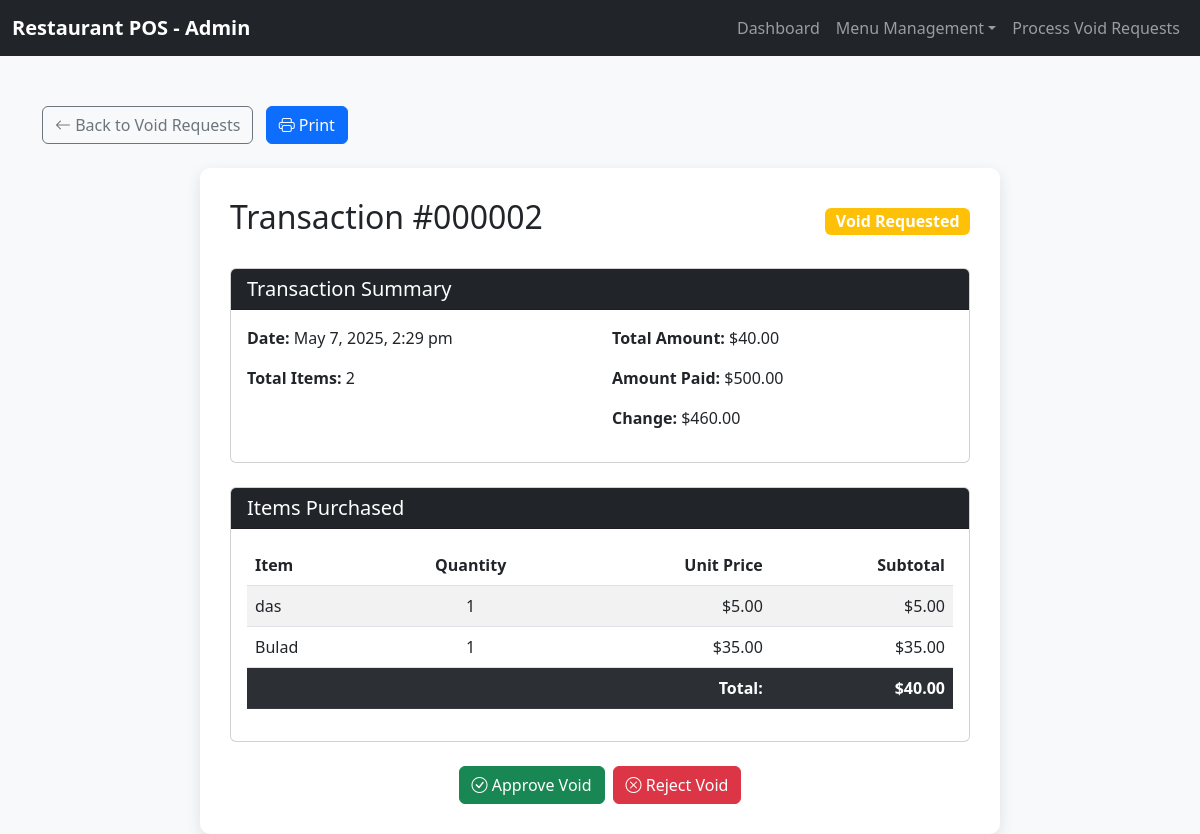
Page /admin/view-transaction-details.php?id=2 on the committed database.
### tables this page shows
CREATE TABLE `transactions` (
  `id` int(11) NOT NULL,
  `transaction_date` datetime DEFAULT current_timestamp(),
  `total_amount` decimal(10,2) NOT NULL,
  `amount_paid` decimal(10,2) NOT NULL,
  `change_amount` decimal(10,2) NOT NULL,
  `status` varchar(20) DEFAULT 'completed'
);

CREATE TABLE `transaction_items` (
  `id` int(11) NOT NULL,
  `transaction_id` int(11) NOT NULL,
  `menu_item_id` int(11) NOT NULL,
  `quantity` int(11) NOT NULL,
  `price_per_item` decimal(10,2) NOT NULL,
  `subtotal` decimal(10,2) NOT NULL
);

CREATE TABLE `menu_items` (
  `id` int(11) NOT NULL,
  `menu_name` varchar(255) NOT NULL,
  `approximate_cost` decimal(10,2) NOT NULL,
  `number_of_servings` int(11) NOT NULL,
  `price_per_serve` decimal(10,2) NOT NULL,
  `expected_sales` decimal(10,2) NOT NULL,
  `servings_sold` int(11) DEFAULT 0,
  `date_added` date NOT NULL
);

### admin/view-transaction-details.php (the view, shortened to what this page needs)
<!DOCTYPE html>
<html lang="en">
<head>
  <link rel="stylesheet" href="https://cdn.jsdelivr.net/npm/bootstrap@5.3.0/dist/css/bootstrap.min.css">
  <link rel="stylesheet" href="https://cdn.jsdelivr.net/npm/bootstrap-icons@1.11.1/font/bootstrap-icons.css">
</head>
<body>
  <nav class="navbar navbar-expand-lg navbar-dark bg-dark no-print">
    <div class="container-fluid">
      <a class="navbar-brand" href="index.php">Restaurant POS - Admin</a>
      <div class="collapse navbar-collapse" id="adminNavbar">
        <ul class="navbar-nav ms-auto">
          <li class="nav-item">
            <a class="nav-link" href="index.php">Dashboard</a>
          </li>
          <li class="nav-item dropdown">
            <a class="nav-link dropdown-toggle" href="#" role="button" data-bs-toggle="dropdown">Menu Management</a>
          </li>
          <li class="nav-item">
            <a class="nav-link" href="process-void-requests.php">Process Void Requests</a>
          </li>
        </ul>
      </div>
    </div>
  </nav>
  <div class="container">
    <?php
    include 'connection.php';
    $transaction_id = $_GET['id'];
    $sql = "SELECT * FROM transactions WHERE id = $transaction_id";
    $result = mysqli_query($conn, $sql);
    $transaction = mysqli_fetch_assoc($result);
    $sql = "SELECT ti.*, m.menu_name, m.price_per_serve, m.approximate_cost
            FROM transaction_items ti
            JOIN menu_items m ON ti.menu_item_id = m.id
            WHERE ti.transaction_id = $transaction_id";
    $items_result = mysqli_query($conn, $sql);
    $status_class = 'bg-success';
    $status_text = 'Completed';
    if ($transaction['status'] == 'void_requested') {
        $status_class = 'bg-warning';
        $status_text = 'Void Requested';
    } else if ($transaction['status'] == 'voided') {
        $status_class = 'bg-danger';
        $status_text = 'Voided';
    }
    ?>
    <div class="mb-4 no-print">
      <a href="process-void-requests.php" class="btn btn-outline-secondary">
        <i class="bi bi-arrow-left"></i> Back to Void Requests
      </a>
      <button onclick="window.print();" class="btn btn-primary ms-2">
        <i class="bi bi-printer"></i> Print
      </button>
    </div>
    <div class="receipt">
      <div class="d-flex justify-content-between align-items-center mb-4">
        <h2>Transaction #<?php echo str_pad($transaction_id, 6, '0', STR_PAD_LEFT); ?></h2>
        <span class="badge <?php echo $status_class; ?> fs-6"><?php echo $status_text; ?></span>
      </div>
      <div class="card mb-4">
        <div class="card-header bg-dark text-white">
          <h5 class="mb-0">Transaction Summary</h5>
        </div>
        <div class="card-body">
          <div class="row">
            <div class="col-md-6">
              <p><strong>Date:</strong> <?php echo date('F j, Y, g:i a', strtotime($transaction['transaction_date'])); ?></p>
              <p><strong>Total Items:</strong> <?php echo mysqli_num_rows($items_result); ?></p>
            </div>
            <div class="col-md-6">
              <p><strong>Total Amount:</strong> $<?php echo number_format($transaction['total_amount'], 2); ?></p>
              <p><strong>Amount Paid:</strong> $<?php echo number_format($transaction['amount_paid'], 2); ?></p>
              <p><strong>Change:</strong> $<?php echo number_format($transaction['change_amount'], 2); ?></p>
            </div>
          </div>
        </div>
      </div>
      <div class="card">
        <div class="card-header bg-dark text-white">
          <h5 class="mb-0">Items Purchased</h5>
        </div>
        <div class="card-body">
          <div class="table-responsive">
            <table class="table table-striped">
              <thead>
                <tr>
                  <th>Item</th>
                  <th class="text-center">Quantity</th>
                  <th class="text-end">Unit Price</th>
                  <th class="text-end">Subtotal</th>
                </tr>
              </thead>
              <tbody>
                <?php
                mysqli_data_seek($items_result, 0);
                while ($item = mysqli_fetch_assoc($items_result)):
                ?>
                  <tr>
                    <td><?php echo $item['menu_name']; ?></td>
                    <td class="text-center"><?php echo $item['quantity']; ?></td>
                    <td class="text-end">$<?php echo number_format($item['price_per_item'], 2); ?></td>
                    <td class="text-end">$<?php echo number_format($item['subtotal'], 2); ?></td>
                  </tr>
                <?php endwhile; ?>
                <tr class="table-dark">
                  <td colspan="3" class="text-end fw-bold">Total:</td>
                  <td class="text-end fw-bold">$<?php echo number_format($transaction['total_amount'], 2); ?></td>
                </tr>
              </tbody>
            </table>
          </div>
        </div>
      </div>
      <?php if ($transaction['status'] == 'void_requested'): ?>
      <div class="mt-4 d-flex justify-content-center no-print">
        <button type="button" class="btn btn-success me-2" data-bs-toggle="modal" data-bs-target="#approveModal">
          <i class="bi bi-check-circle"></i> Approve Void
        </button>
        <button type="button" class="btn btn-danger" data-bs-toggle="modal" data-bs-target="#rejectModal">
          <i class="bi bi-x-circle"></i> Reject Void
        </button>
      </div>
      <?php endif; ?>
    </div>
  </div>
</body>
</html>

### admin/view-transaction-details.php (style rules this page uses)
body { background-color: #f8f9fa; }
.nav-link { font-weight: 500; }
.navbar-brand { font-weight: bold; }
.container { margin-top: 50px; }
.receipt { max-width: 800px; margin: 0 auto; background-color: white; padding: 30px; border-radius: 10px; box-shadow: 0 5px 15px rgba(0,0,0,0.1); }

### rows in the picture
transactions: status "Void Requested", transaction_date "May 7, 2025, 2:29 pm", total_amount "40.00", amount_paid "500.00", change_amount "460.00"
transaction_items: menu_item.menu_name "das", quantity "1", price_per_item "5.00", subtotal "5.00"
transaction_items: menu_item.menu_name "Bulad", quantity "1", price_per_item "35.00", subtotal "35.00"

### other values in the picture
str_pad($transaction_id, 6, '0', STR_PAD_LEFT) "000002"
mysqli_num_rows($items_result) "2"
